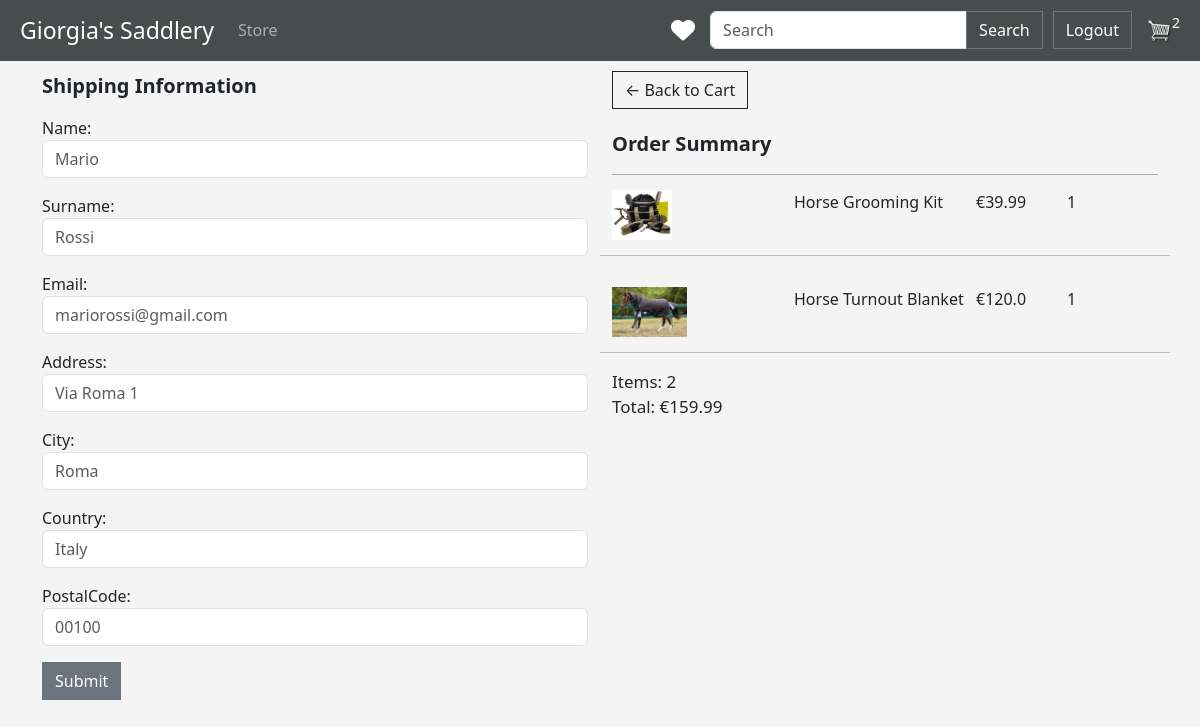
/checkout/ (signed in), run on an earlier commit of the app's database.
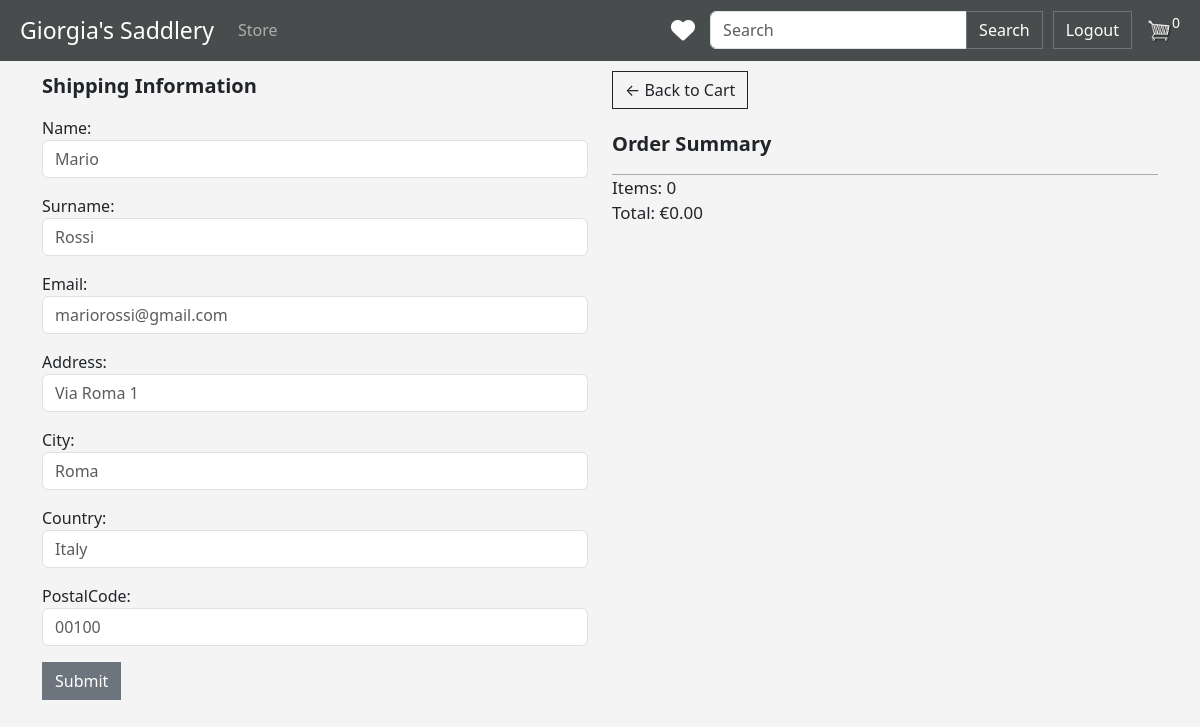
And on a later commit of the database.
### store/models.py (models this page shows, shortened)
class OrderItemModel(models.Model):
    product = models.ForeignKey(ProductModel, on_delete=models.SET_NULL, null=True, blank=True)
    order = models.ForeignKey(OrderModel, on_delete=models.SET_NULL, null=True, blank=True)
    quantity = models.IntegerField(default=0, null=True, blank=True)
    date_added = models.DateTimeField(auto_now_add=True)
    @property
    def calculate_total(self):
        total = self.product.price * self.quantity
        return total

class ProductModel(models.Model):
    name = models.CharField(max_length=200, null=True)
    price = models.FloatField()
    category = models.ForeignKey(CategoryModel, on_delete=models.SET_NULL, null=True)
    image = models.ImageField(null=True, blank=True)
    description = models.TextField(null=True, blank=True)
    numberOfLikes = models.IntegerField(default=0)
    @property
    def imageURL(self):   #senza questa funzione se ci fosse un prodotto senza immagine darebbe errore a tutta la pagina
        try:
            url = self.image.url
        except:
            url = ''
        return url

class OrderModel(models.Model):
    customer = models.ForeignKey(CustomerModel, on_delete=models.SET_NULL, blank=True, null=True)
    date_order = models.DateTimeField(auto_now_add=True)
    complete = models.BooleanField(default=False, null=True, blank=True)
    transaction_id = models.CharField(max_length=5, null=True)
    def calculate_cart_total(self):
        orderitems = self.orderitemmodel_set.all()
        total = sum([item.calculate_total for item in orderitems])
        return total
    def calculate_cart_items(self):
        orderitems = self.orderitemmodel_set.all()
        total = sum([item.quantity for item in orderitems])
        return total

### store/views.py (the view)
# urls.py: path('checkout/', views.checkout, name="checkout"),
def checkout(request):
    submitted = False
    if request.method == "POST":
        items_list = []
        order = None
        cart_items = 0
        form = CheckOutForm(request.POST)
        if form.is_valid():
            customer = request.user.customermodel
            order = OrderModel.objects.get(customer=customer, complete=False)
            order.transaction_id = datetime.datetime.now().timestamp()
            order.complete = True
            order.date_order = datetime.datetime.now()
            order.save()
            form.instance.order = order  # Assegna l'ordine corrente all'istanza del form
            form.save()
            print('form saved')
            return HttpResponseRedirect('/checkout?submitted=True')
    else:
        form = CheckOutForm()
        if 'submitted' in request.GET:
            submitted = True
        if request.user.is_authenticated:
            customer = request.user.customermodel
            order, created = OrderModel.objects.get_or_create(customer=customer, complete=False)
            items_list = order.orderitemmodel_set.all()
            cart_items = order.calculate_cart_items()
        else:
            order = None
            items_list = []
            cart_items = 0
    context = {'items_list': items_list, 'order': order, 'form': form, 'submitted': submitted, 'cart_items': cart_items}
    return render(request, 'store/checkout.html', context)

### store/templates/store/checkout.html (shortened to what this page needs)
{% extends 'store/main.html' %}
{% load static %}
{% block content %}
<div class="row">
    <div class="col-lg-6" >
        <div id="form-wrapper">
            {% if submitted %}
                <div style="font-size: 20px; padding-bottom: 15px"><strong>Your order has been completed successfully </strong>   <i class="fa-regular fa-face-smile-beam fa-lg"></i></div>
                <div>
                    <a  class="btn btn-outline-dark" href="{% url 'store' %}">&#x2190; Back to Store For New Order!</a>
                </div>
            {% else %}
                <div style="font-size: 20px; padding-bottom: 15px"> <strong> Shipping Information </strong></div>
                <form action="" method="POST" >
                    {{ form.as_p }}
                    <button type="submit" name="submit" class="btn btn-secondary">Submit</button>
                </form>
            {% endif %}
        </div>
        <br>
    </div>
    {% if not submitted %}
        <div class="col-lg-6">
            <div>
                <a  class="btn btn-outline-dark" href="{% url 'cart' %}">&#x2190; Back to Cart</a>
            </div>
             <div style="padding-bottom: 15px; padding-top:20px; border-bottom:1px solid rgba(0, 0, 0, 0.3); font-size:20px; ">
                    <strong> Order Summary </strong>
             </div>
            <div>
                {% for item in items_list %}
                     <div class="row">
                        <div class="col lg-12" style="display: flex; padding-bottom: 15px; padding-top: 15px">
                            <div style="flex:2">
                                <img src="{{item.product.imageURL}}" style="width: auto; height: 50px;">
                            </div>
                            <div style="flex:2"> {{item.product.name}}</div>
                            <div style="flex:1"> €{{item.product.price}}</div>
                            <div style="flex:1">{{item.quantity}}</div>
                        </div>
                        <hr>
                    </div>
                    {% endfor %}
                    <div style="font-size: 17px ">
                        Items: {{order.calculate_cart_items}}
                        <br>
                        Total: €{{order.calculate_cart_total|floatformat:2}}
                    </div>
            </div>
        </div>
    {% endif %}
</div>
{% endblock content %}

What changed in the data, as far as the page shows it:
removed OrderItemModel: product.imageURL (picture), product.name "Horse Grooming Kit", product.price "39.99", quantity "1"
removed OrderItemModel: product.imageURL (picture), product.name "Horse Turnout Blanket", product.price "120.0", quantity "1"
removed OrderModel: calculate_cart_items "2", calculate_cart_total "159.99"
added OrderModel: calculate_cart_items "0", calculate_cart_total "0.00"
Also different on the page:
{{ cart_items }}: "2" → "0"
